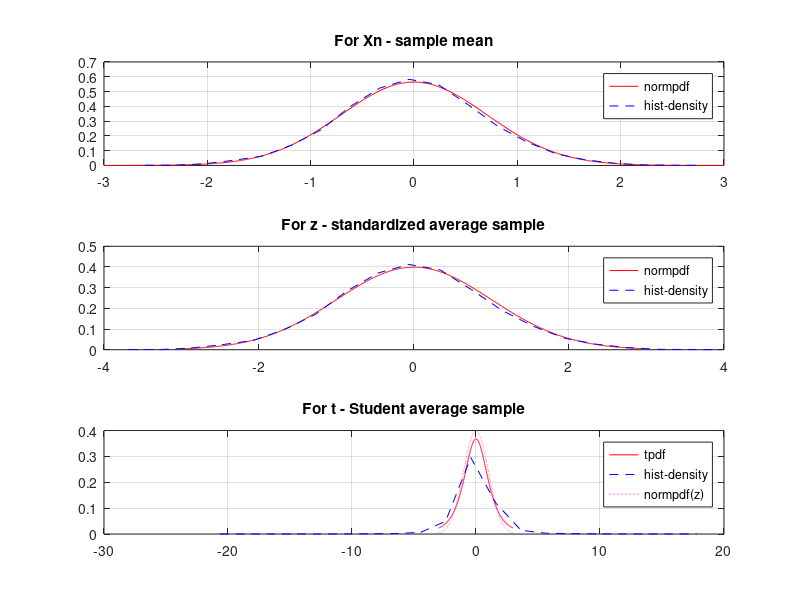
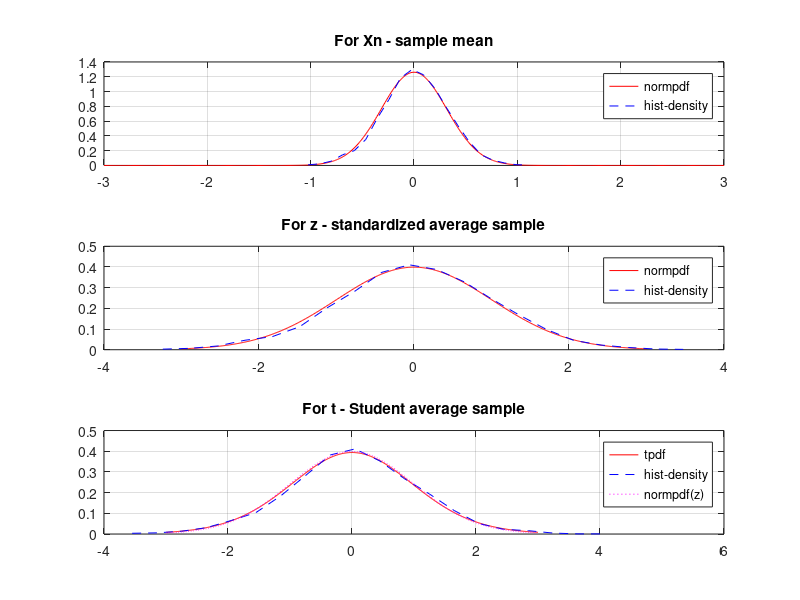

Here is the MATLAB script that generated these plots, in order:
function prac7()
clear;
clc;
close all;
N = 5000;
n_1 = 4;
Dispersion = 2;
NumFig_1 = 1;
MainPart(n_1, N, Dispersion, NumFig_1);
n_2 = 20; %task number 8
NumFig_2 = 2;
MainPart(n_2, N, Dispersion, NumFig_2);
end

function MainPart(n, N, Dispersion, NumFig)
sv = generator(n, N, Dispersion);
sv_mean = mean(sv);
S_K_O = sqrt(Dispersion/n);
z_standard = sv_mean/S_K_O;
sko_eval = std(sv);
t_student = sv_mean./(sko_eval/sqrt(n));
x1 = -3:0.01:3;
sv_teor_mean = normpdf(x1, 0, S_K_O);
[p2, x2] = hist_density(sv_mean, 20);
z_standard_teor = normpdf(x1, 0, 1);
[p4, x4] = hist_density(z_standard, 20);
t_student_teor = tpdf(x1, (n-1));
[p6, x6] = hist_density(t_student, 20);

figure(NumFig);
subplot(3, 1, 1);
plot(x1, sv_teor_mean, 'r-', x2, p2, 'b--');
grid on;
legend('normpdf', 'hist-density');
title('For Xn - sample mean');        
subplot(3, 1, 2);
plot(x1, z_standard_teor, 'r-', x4, p4, 'b--');
grid on;
legend('normpdf', 'hist-density');
title('For z - standardized average sample');        
subplot(3, 1, 3);
plot(x1, t_student_teor, 'r-', x6, p6, 'b--', x1, z_standard_teor, 'm:');
grid on;
legend('tpdf','hist-density', 'normpdf(z)');
title('For t - Student average sample');    
end

function sv = generator(n, N, Dispersion)
SIGMA = sqrt(Dispersion);
sv = SIGMA * randn(n, N);
end

function varargout = hist_density(x, bin_count)
n1 = length(x); min_x = min(x); max_x = max(x);
dx = (max_x - min_x) / bin_count;
[counts, centers] = hist(x, bin_count);
density = (counts/n1)/dx;
if (nargout == 0)
    plot(centers, density);
else if (nargout == 2)
        varargout{1} = density;
        varargout{2} = centers;
    end
end
end